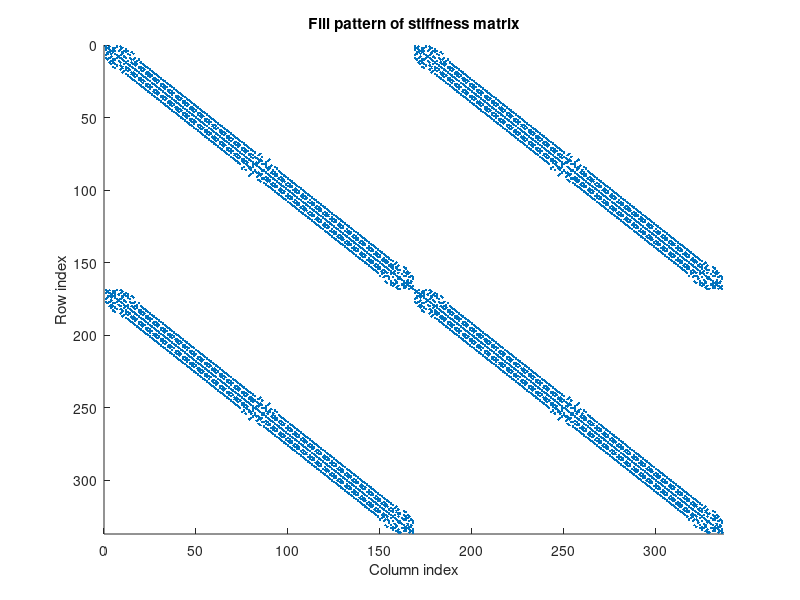
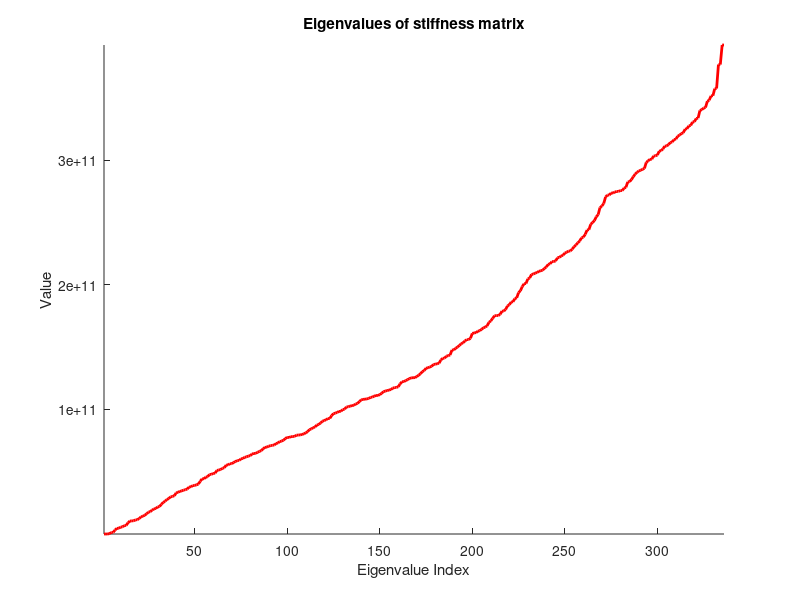
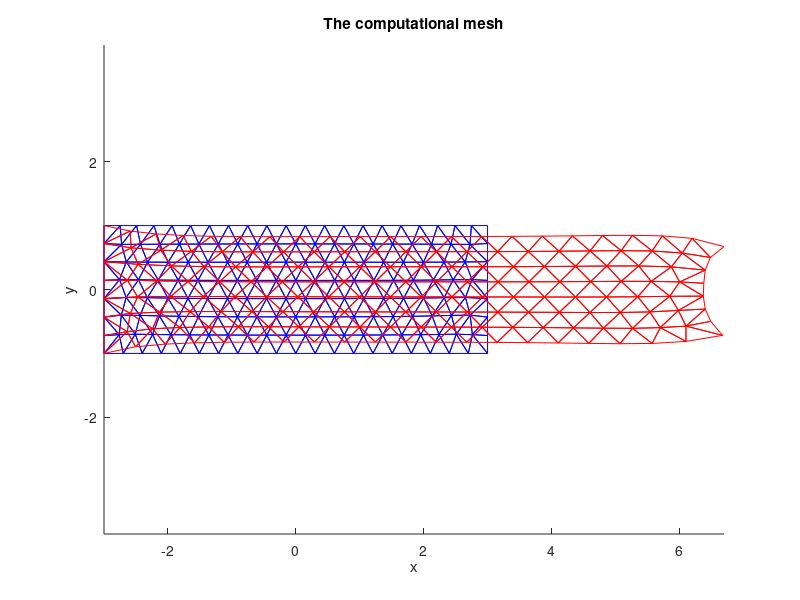

The MATLAB source for these figures, in order:
% --- Linear elasticity FEM Theory summary --------------------------------
%
% The continous displacement field is given by interpolation of the discrete
% nodal displacement field
%
%  u(x) = N * Ue;                         % This is a 2-by-1
%
% where 
%
%   N = [ w_1 *I, w_2 *I, w_3 *I ];      % This is 2-by-6
%
% and
%
%  Ue = [Ux(T(k,:));  Uy(T(k,:))];        % This is 6-by-one 
%
% and linear interpolation is used (bary-centric coordinates) 
%
%   w_1  =  area(x,2,3)  / A(k)
%   w_2  =  area(3,1,x)  / A(k)
%   w_3  =  area(x,1,2)  / A(k)
%
% The Cauchy strain tensor is given by
%
%  epsilon(x) = S * u(x) = S * N * Ue  = B * Ue; % This is 3-by-1  
%
% where 
%
%   B = S * N;                           % This is 3-by-6
%
% and the differential operator is defined as
%
%     [ dx  0;
% S =   0  dy; 
%       dy dx ];                         % This is 3-by-2
%
% The Cauchy Stress tensor can by found by the equation of state (EOS)
% which defines a relation between stress and strain. For a neo-hookean
% material model this yields the relation
%
%  sigma =  D epsilon;                             % This is 3-by-1
%
% where
%
%  D =  E/(1-nu^2) *[  1 nu 0;
%                     nu  1 0;
%                      0  0 (1-nu)/2];  % This is 3-by-3
%
% Now by using the virtual work one ends up with a linear system for the
% unknown nodal displacements
%
%  Ke Ue = Fe 
%
% where
%
%  Ke = B' * D * B * Ae;         % This is 6-by-6
%
% To assemble the element-wise equations into one large simultaneous system
% one applies Newton's third law at the nodes.
%
%--------------------------------------------------------------------------

clear all;
close all;

% --- Create the mesh geometry that we will use, a retangular bar --------- 
% --- If one has DistMesh installed then one can out-comment the code
% --- below in order to experiment with the mesh generation
%
% fd= @(p) drectangle(p,-3,3,-1,1)
% [p, T] = distmesh2d(fd,@huniform,0.5,[-3,-3;3,3],[-3,-1; -3,1; 3,-1; 3,1]);
%
% X      = p ( : , 1 ) ;
% Y      = p ( : , 2 ) ;
% cntV   = size(X,1);
% V      = (1:cntV)';
% cntT   = size(T,1);
%
% 
% dx1 = X( T(:,3) ) - X( T(:,2) );
% dy1 = Y( T(:,3) ) - Y( T(:,2) );
% dx2 = X( T(:,1) ) - X( T(:,2) );
% dy2 = Y( T(:,1) ) - Y( T(:,2) );
% A =  (dx1.*dy2 - dx2.*dy1 ) ./ 2; % Compute triangle areas
%
% clear p dx1 dx2 dy1 dy2 fd;
%
% save('dist.mat');
%
% --- If one does not have DistMesh then one can simply load a precomputed
% --- mesh that we have prepared  
load('dist.mat');

Ke = zeros(6,cntT*6);        % Allocate array of element stiffness matrices
K  = zeros(cntV*2,cntV*2);   % Allocate global stiffness matrix
B = zeros(3, 6);
fe = zeros(4, cntT);

% Now compute element stiffness matrices
area = zeros(cntT, 1);
for e=1:cntT
  
  % Get triangle indices
  i = T(e,1);  j = T(e,2); k = T(e,3);
  
  % Get triangle coordinates
  xi = X(i); xj = X(j); xk = X(k);
  yi = Y(i); yj = Y(j); yk = Y(k);
  
   
  % Compute the D (elasticity) matrix
  %
  % http://en.wikipedia.org/wiki/Young%27s_modulus
  % http://en.wikipedia.org/wiki/Poisson%27s_ratio
  %
  % This is steel like parameters
  %
  E  = 69e9;    % Young modulus
  nu = 0.3;    % Poisson ration
  D  = E/(1-nu.^2) *[  1 nu 0; nu  1 0; 0  0 (1-nu)/2];
 
  % Do cross product to get the area
  V1 = [xj - xi, yj - yi];
  V2 = [xk - xi, yk - yi];
  Ae = 0.5 * (V1(1) * V2(2) - V1(2) * V2(1));
  area(e) = Ae;
  
  delNx = [-(yk - yj)/(2*Ae), -(yi - yk)/(2*Ae), -(yj - yi)/(2*Ae)];
  delNy = [(xk - xj)/(2*Ae), (xi - xk)/(2*Ae), (xj - xi)/(2*Ae)];
  
  B(1, [1, 3, 5]) = delNx;
  B(2, [2, 4, 6]) = delNy;
  B(3, [1, 3, 5]) = delNy;
  B(3, [2, 4, 6]) = delNx;
  
  Ke( 1:6, (6*(e-1)+1) :(6*e)) =  B' * D * B * Ae;
  
end

% Now do assembly process of global stiffness matrix
for e=1:cntT
  
  % Get global triangle vertex indices
  i = T(e,1);  j = T(e,2); k = T(e,3);
  
  % Column offset of the local element stiffness matrix into the Ke array
  coffset = + 6*(e-1);  
  
  % Local order of vertex coordinates is i_x, i_y, j_x j_y, k_x, and  k_y. 
  % This is how local vertex indices (1,2,3,..,6) are mapped to global vertex
  % indices
  gidx = [ i, cntV + i, j,  cntV + j,  k, cntV + k];

  % Now we can add the element stiffness matrix to the global matrix using
  % our local-global vertex index mapping.
  K(gidx, gidx) = K(gidx, gidx) + Ke(1:6, coffset+(1:6)); 
  
end

figure(1);
clf;  
hold on;  
spy(K);
title('Fill pattern of stiffness matrix');
ylabel('Row index');
xlabel('Column index');
hold off;

figure(2);
clf;  
hold on;  
plot(sort( eig(K) ), 'r-', 'LineWidth', 2);
title('Eigenvalues of stiffness matrix');
xlabel('Eigenvalue Index')
ylabel('Value');
hold off;
axis tight;

% Create an  external nodal force vector with a prescribed load at the
% right hand side of the bar

load = 10e9;
f = zeros(2*cntV,1);
indices = find(X>2.9);
f( indices ) =  load;
%f( indices + cntV ) =  load;

% Apply Direchlet boundary conditions to displacement field for the left
% vertices.
indices = find(X<-2.9);
indices = [indices; indices+cntV];
values  = zeros(size(indices));

F = setdiff( 1:cntV*2, indices); 

for i = 1: length(indices)
  index = indices(i);
  value = values(i);
  
  f(index) = value;
  for j = 1:cntV
      if ismember(j, indices)
          continue;
      end
      f(j) = f(j) - K(j, index) * value;
  end
  
  K(index, :) = 0;
  K(:, index) = 0;
  K(index, index) = 1;

end

% Compute displacement
u          = zeros(size(2*cntV,1));
u(indices) = values;
u(F)       = K(F,F) \ f(F);

% Compute deformed coordinates
x = X + u(1:cntV)';
y = Y + u(cntV+1:end)';
indices = find(X>2.9);
sortedY=y(indices);
sortedY=sort(sortedY);
corner_y = sortedY(1); %CORNER NODE

% Recalculate area for all elements
new_area = zeros(cntT, 1);
for e = 1:cntT
  % Get triangle indices
  i = T(e,1);  j = T(e,2); k = T(e,3);
  
  % Get triangle coordinates
  xi = x(i); xj = x(j); xk = x(k);
  yi = y(i); yj = y(j); yk = y(k);
 
  % Do cross product to get the area
  V1 = [xj - xi, yj - yi];
  V2 = [xk - xi, yk - yi];
  Ae = 0.5 * (V1(1) * V2(2) - V1(2) * V2(1));
  new_area(e) = Ae;
end

delta = new_area ./ area;

figure(3);
clf;
hold on;
triplot(T,X,Y,'b');
triplot(T,x,y,'r');
title('The computational mesh');
xlabel('x');
ylabel('y');
axis equal;
hold off;
